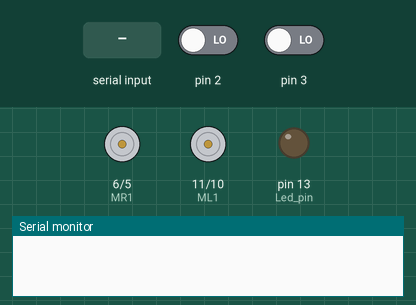
Simulated run of this sketch. Board: Arduino Uno, built with avr-gcc and run on an emulated ATmega328P. Parts: motor-driver pin pairs drawn as motors (green arrow = first pin HIGH = forward, orange = second pin HIGH = backward, longer = more drive), output pins drawn as LEDs (lit = HIGH), the last lines printed to the serial monitor. Inputs (shaded band) come from the test bench; at power-on: pin 2 LOW, pin 3 LOW.

Above: at 1.2 s.
1.3 s: "90,45\n" received over Serial
At 2.5 s:
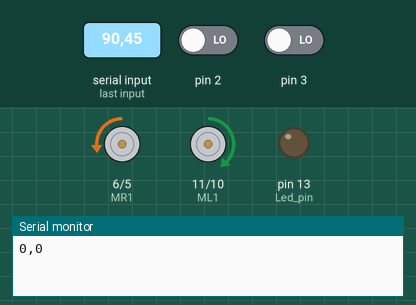
2.8 s: "30,150\n" received over Serial
At 3.7 s:
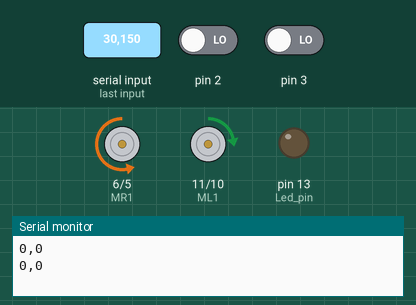
4.3 s: "1\n" received over Serial
At 4.6 s:
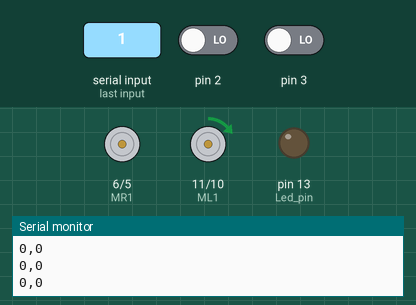
5.8 s: "90\n" received over Serial
At 7.0 s:
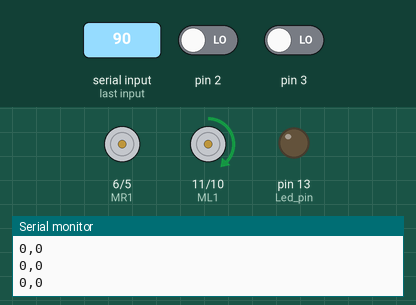
7.3 s: "200\n" received over Serial
At 8.2 s:
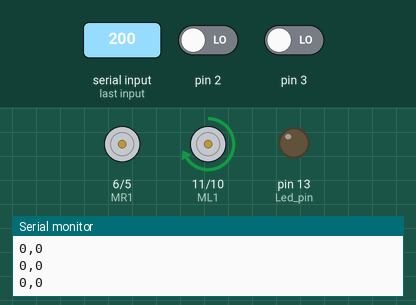
8.8 s: "1,90\n" received over Serial
At 9.4 s:
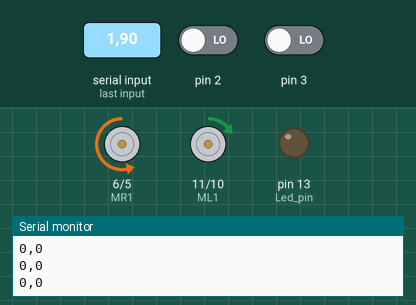
Timing chart, 0 to 11.3 s (numbered marks = the images above; inputs shaded):
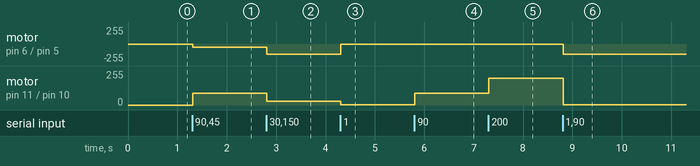

The sketch:

robotV1.ino
```cpp
//Robot V1

//Motors - Done
//Encoders - Done
//Light Sensors -
//Connection to RasPi -

//Input data
char serialInput;
String data[2];
int dataNum = 0;


int motorSpeedL;
int motorSpeedR;


int ML1 = 11; //Left Motor input 1
int ML2 = 10; //Left Motor input 2
int MR1 = 6; //Right Motor input 1
int MR2 = 5; //Right Motor input 2

int AL = 1; //Clock Left Wheel Interupt No
int BL = 9; //Directon Left Wheel Pin
int AR = 0; //Clock Right Wheel Interupt No
int BR = 8; //Directon Right Wheel Pin


volatile int counterL = 0;
volatile int counterR = 0;


void setup() {
  pinMode(13, OUTPUT); //Led pin
  Serial.begin(9600);  //Start serial for output

  //Motor Input Pins
  pinMode(ML1, OUTPUT);
  pinMode(ML2, OUTPUT);
  pinMode(MR1, OUTPUT);
  pinMode(MR2, OUTPUT);

  //Encoder Pins
  pinMode(BL, INPUT);
  pinMode(BR, INPUT);

  attachInterrupt(AL, countL, CHANGE);
  attachInterrupt(AR, countR, CHANGE);

  motor(0,0);
}

void loop() {
  while (Serial.available()) {
    serialInput = Serial.read();
    //Check end of line
    if (serialInput == '\n') {
      //Print encoders
      Serial.print(counterL);
      Serial.print(",");
      Serial.println(counterR);
      Serial.flush();

      //Set motors
      motorSpeedL = data[0].toInt();
      motorSpeedR = data[1].toInt();
      motor(motorSpeedL,motorSpeedR);

      //Reset
      data[0] = "";
      data[1] = "";
      dataNum = 0;
    } else if (serialInput == ',') {
      dataNum = 1;
    } else {
      data[dataNum] += serialInput;
    }
  }


}

void motor(int speedL, int speedR) {
  if (speedL >= 0) {
    analogWrite(ML2, 0);
    analogWrite(ML1, speedL);
  } else {
    analogWrite(ML1, 0);
    analogWrite(ML2, -speedL);
  }

  if (speedR >= 0) {
    analogWrite(MR1, 0);
    analogWrite(MR2, speedR);
  } else {
    analogWrite(MR2, 0);
    analogWrite(MR1, -speedR);
  }
}


void countL(){
  if(digitalRead(BL) == 0) {
    counterL++;
  } else {
    counterL--;
  }
  //Serial.println(counterL);

}

void countR(){
  if(digitalRead(BR) == 1) {
    counterR++;
  } else {
    counterR--;
  }
  //Serial.println(counterR);

}
```

Measured:
- after the input at 1.3 s, motor on pin 6 (MR1) / pin 5 (MR2): stopped → backward 45/255 at once; motor on pin 11 (ML1) / pin 10 (ML2): stopped → forward 90/255 at once
- after the input at 2.8 s, motor on pin 6 (MR1) / pin 5 (MR2): backward 45/255 → backward 150/255 at once; motor on pin 11 (ML1) / pin 10 (ML2): forward 90/255 → forward 30/255 at once
- after the input at 4.3 s, motor on pin 6 (MR1) / pin 5 (MR2): backward 150/255 → stopped at once; motor on pin 11 (ML1) / pin 10 (ML2): forward 30/255 → forward 1/255 at once
- after the input at 5.8 s, motor on pin 11 (ML1) / pin 10 (ML2): forward 1/255 → forward 90/255 at once
- after the input at 7.3 s, motor on pin 11 (ML1) / pin 10 (ML2): forward 90/255 → forward 200/255 at once
- after the input at 8.8 s, motor on pin 6 (MR1) / pin 5 (MR2): stopped → backward 150/255 at once; motor on pin 11 (ML1) / pin 10 (ML2): forward 200/255 → forward 1/255 at once
